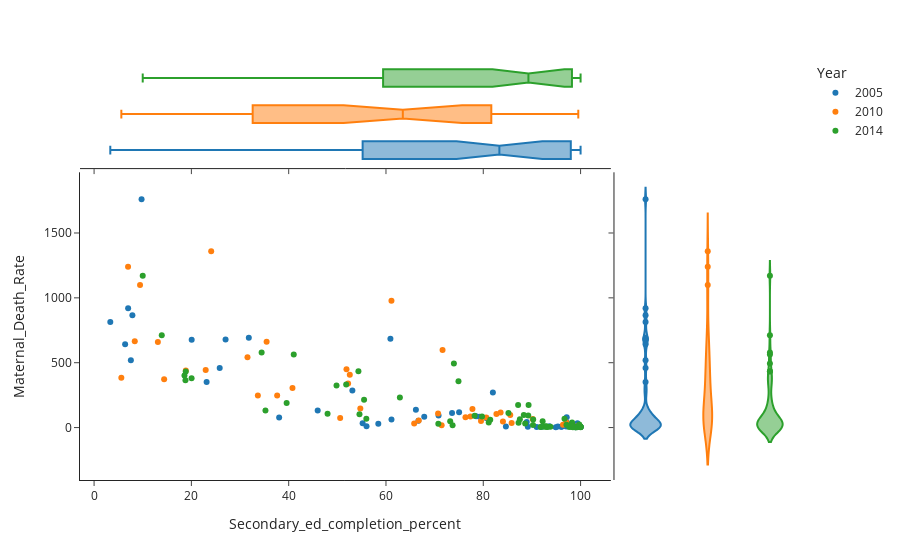

Notebook source saved alongside this figure:
### Code cell
df = key_years.loc[(key_years['Sex'] == 'F')]
fig = px.scatter(df,
                 x="Secondary_ed_completion_percent", 
                 y="Maternal_Death_Rate", 
                 color="Year", 
                 marginal_y="violin",
                 marginal_x="box", 
                 template="simple_white")
fig.show()

### Figure 1 — Plotly figure (JSON) as saved in the notebook; plotly's stock layout.template omitted (floating-point values rounded to 4 significant figures)
{"data": [{"hovertemplate": "Year=2005<br>Secondary_ed_completion_percent=%{x}<br>Maternal_Death_Rate=%{y}<extra></extra>", "legendgroup": "2005", "marker": {"color": "#1F77B4", "symbol": "circle"}, "mode": "markers", "name": "2005", "orientation": "v", "showlegend": true, "type": "scatter", "x": [98.04, 98.59, 99.23, 89.16, 81.97, 80.68, 3.33, 23.13, 31.8, 67.86, 20.06, 55.2, 99.46, 100, 79.24, 70.81, 66.66, 61.13, 98.81, 7.875, 100, 97.14, 96.08, 94.89, 6.997, 25.82, 38.04, 97.76, 99.82, 53.09, 96.04, 98.95, 97.15, 58.42, 27.03, 99.11, 95.33, 97.05, 97.99, 45.96, 93.57, 100, 78.53, 66.15, 75.03, 91.94, 84.65, 6.38, 7.554, 98.11, 9.76, 56, 90.98, 99.31, 88.93, 99.35, 73.58, 60.91], "xaxis": "x", "y": [22, 6, 11, 7, 271, 71, 814, 351, 692, 83, 677, 33, 12, 6, 83, 94, 52, 62, 18, 865, 5, 39, 6, 3, 920, 459, 77, 15, 5, 286, 7, 3, 80, 30, 679, 14, 9, 9, 11, 131, 10, 5, 88, 137, 118, 4, 9, 643, 519, 12, 1760, 10, 5, 5, 43, 33, 113, 685], "yaxis": "y"}, {"alignmentgroup": "True", "hovertemplate": "Year=2005<br>Secondary_ed_completion_percent=%{x}<extra></extra>", "legendgroup": "2005", "marker": {"color": "#1F77B4", "symbol": "circle"}, "name": "2005", "notched": true, "offsetgroup": "2005", "showlegend": false, "type": "box", "x": [98.04, 98.59, 99.23, 89.16, 81.97, 80.68, 3.33, 23.13, 31.8, 67.86, 20.06, 55.2, 99.46, 100, 79.24, 70.81, 66.66, 61.13, 98.81, 7.875, 100, 97.14, 96.08, 94.89, 6.997, 25.82, 38.04, 97.76, 99.82, 53.09, 96.04, 98.95, 97.15, 58.42, 27.03, 99.11, 95.33, 97.05, 97.99, 45.96, 93.57, 100, 78.53, 66.15, 75.03, 91.94, 84.65, 6.38, 7.554, 98.11, 9.76, 56, 90.98, 99.31, 88.93, 99.35, 73.58, 60.91], "xaxis": "x3", "yaxis": "y3"}, {"alignmentgroup": "True", "hovertemplate": "Year=2005<br>Maternal_Death_Rate=%{y}<extra></extra>", "legendgroup": "2005", "marker": {"color": "#1F77B4", "symbol": "circle"}, "name": "2005", "offsetgroup": "2005", "scalegroup": "y", "showlegend": false, "type": "violin", "xaxis": "x2", "y": [22, 6, 11, 7, 271, 71, 814, 351, 692, 83, 677, 33, 12, 6, 83, 94, 52, 62, 18, 865, 5, 39, 6, 3, 920, 459, 77, 15, 5, 286, 7, 3, 80, 30, 679, 14, 9, 9, 11, 131, 10, 5, 88, 137, 118, 4, 9, 643, 519, 12, 1760, 10, 5, 5, 43, 33, 113, 685], "yaxis": "y2"}, {"hovertemplate": "Year=2010<br>Secondary_ed_completion_percent=%{x}<br>Maternal_Death_Rate=%{y}<extra></extra>", "legendgroup": "2010", "marker": {"color": "#FF7F0E", "symbol": "circle"}, "mode": "markers", "name": "2010", "orientation": "v", "showlegend": true, "type": "scatter", "x": [79.54, 99.53, 37.63, 5.601, 8.36, 33.66, 99.31, 6.98, 85.83, 77.36, 65.8, 97.03, 31.53, 85.55, 80.6, 66.73, 51.88, 35.46, 52.21, 50.58, 22.94, 13.11, 84.04, 90.15, 61.13, 76.34, 70.71, 82.7, 77.77, 96.39, 14.4, 24.07, 9.444, 52.56, 54.72, 18.85, 71.44, 83.56, 40.78, 71.62], "xaxis": "x", "y": [51, 5, 247, 385, 665, 248, 11, 1240, 36, 85, 32, 41, 542, 96, 78, 54, 450, 661, 339, 74, 444, 660, 46, 66, 978, 79, 108, 104, 144, 21, 373, 1360, 1100, 408, 148, 440, 17, 117, 305, 598], "yaxis": "y"}, {"alignmentgroup": "True", "hovertemplate": "Year=2010<br>Secondary_ed_completion_percent=%{x}<extra></extra>", "legendgroup": "2010", "marker": {"color": "#FF7F0E", "symbol": "circle"}, "name": "2010", "notched": true, "offsetgroup": "2010", "showlegend": false, "type": "box", "x": [79.54, 99.53, 37.63, 5.601, 8.36, 33.66, 99.31, 6.98, 85.83, 77.36, 65.8, 97.03, 31.53, 85.55, 80.6, 66.73, 51.88, 35.46, 52.21, 50.58, 22.94, 13.11, 84.04, 90.15, 61.13, 76.34, 70.71, 82.7, 77.77, 96.39, 14.4, 24.07, 9.444, 52.56, 54.72, 18.85, 71.44, 83.56, 40.78, 71.62], "xaxis": "x3", "yaxis": "y3"}, {"alignmentgroup": "True", "hovertemplate": "Year=2010<br>Maternal_Death_Rate=%{y}<extra></extra>", "legendgroup": "2010", "marker": {"color": "#FF7F0E", "symbol": "circle"}, "name": "2010", "offsetgroup": "2010", "scalegroup": "y", "showlegend": false, "type": "violin", "xaxis": "x2", "y": [51, 5, 247, 385, 665, 248, 11, 1240, 36, 85, 32, 41, 542, 96, 78, 54, 450, 661, 339, 74, 444, 660, 46, 66, 978, 79, 108, 104, 144, 21, 373, 1360, 1100, 408, 148, 440, 17, 117, 305, 598], "yaxis": "y2"}, {"hovertemplate": "Year=2014<br>Secondary_ed_completion_percent=%{x}<br>Maternal_Death_Rate=%{y}<extra></extra>", "legendgroup": "2014", "marker": {"color": "#2CA02C", "symbol": "circle"}, "mode": "markers", "name": "2014", "orientation": "v", "showlegend": true, "type": "scatter", "x": [97.67, 55.5, 93.8, 18.84, 87.16, 90.26, 92.78, 39.58, 41.04, 9.995, 88.61, 79.74, 70.76, 99.49, 98.25, 98.57, 99.29, 89.25, 87.52, 81.12, 73.2, 98.39, 54.33, 100, 91.78, 49.83, 98.42, 47.99, 13.91, 89.31, 55.96, 98.41, 100, 98.2, 98.94, 74.9, 96.69, 99.73, 34.43, 98.02, 92.5, 20.04, 100, 87.25, 92.2, 62.85, 93.14, 54.55, 99, 81.43, 78.22, 88.33, 99.26, 92.96, 97.1, 35.23, 18.78, 98.1, 100, 93.14, 51.82, 99.36, 98.74, 18.57, 90.22, 73.69, 85.17, 73.96], "xaxis": "x", "y": [5, 214, 6, 432, 175, 62, 11, 189, 564, 1170, 31, 85, 29, 8, 39, 8, 4, 94, 65, 39, 49, 11, 434, 3, 5, 325, 3, 107, 711, 174, 68, 12, 5, 6, 2, 358, 69, 24, 579, 9, 6, 381, 6, 38, 49, 231, 6, 103, 3, 60, 91, 96, 2, 8, 21, 131, 364, 12, 7, 4, 333, 5, 5, 401, 19, 17, 113, 494], "yaxis": "y"}, {"alignmentgroup": "True", "hovertemplate": "Year=2014<br>Secondary_ed_completion_percent=%{x}<extra></extra>", "legendgroup": "2014", "marker": {"color": "#2CA02C", "symbol": "circle"}, "name": "2014", "notched": true, "offsetgroup": "2014", "showlegend": false, "type": "box", "x": [97.67, 55.5, 93.8, 18.84, 87.16, 90.26, 92.78, 39.58, 41.04, 9.995, 88.61, 79.74, 70.76, 99.49, 98.25, 98.57, 99.29, 89.25, 87.52, 81.12, 73.2, 98.39, 54.33, 100, 91.78, 49.83, 98.42, 47.99, 13.91, 89.31, 55.96, 98.41, 100, 98.2, 98.94, 74.9, 96.69, 99.73, 34.43, 98.02, 92.5, 20.04, 100, 87.25, 92.2, 62.85, 93.14, 54.55, 99, 81.43, 78.22, 88.33, 99.26, 92.96, 97.1, 35.23, 18.78, 98.1, 100, 93.14, 51.82, 99.36, 98.74, 18.57, 90.22, 73.69, 85.17, 73.96], "xaxis": "x3", "yaxis": "y3"}, {"alignmentgroup": "True", "hovertemplate": "Year=2014<br>Maternal_Death_Rate=%{y}<extra></extra>", "legendgroup": "2014", "marker": {"color": "#2CA02C", "symbol": "circle"}, "name": "2014", "offsetgroup": "2014", "scalegroup": "y", "showlegend": false, "type": "violin", "xaxis": "x2", "y": [5, 214, 6, 432, 175, 62, 11, 189, 564, 1170, 31, 85, 29, 8, 39, 8, 4, 94, 65, 39, 49, 11, 434, 3, 5, 325, 3, 107, 711, 174, 68, 12, 5, 6, 2, 358, 69, 24, 579, 9, 6, 381, 6, 38, 49, 231, 6, 103, 3, 60, 91, 96, 2, 8, 21, 131, 364, 12, 7, 4, 333, 5, 5, 401, 19, 17, 113, 494], "yaxis": "y2"}], "layout": {"legend": {"title": {"text": "Year"}, "tracegroupgap": 0}, "margin": {"t": 60}, "xaxis": {"anchor": "y", "domain": [0, 0.7363], "title": {"text": "Secondary_ed_completion_percent"}}, "xaxis2": {"anchor": "y2", "domain": [0.7413, 1], "matches": "x2", "showline": false, "showticklabels": false, "ticks": ""}, "xaxis3": {"anchor": "y3", "domain": [0, 0.7363], "matches": "x", "showticklabels": false}, "xaxis4": {"anchor": "y4", "domain": [0.7413, 1], "matches": "x2", "showline": false, "showticklabels": false, "ticks": ""}, "yaxis": {"anchor": "x", "domain": [0, 0.7326], "title": {"text": "Maternal_Death_Rate"}}, "yaxis2": {"anchor": "x2", "domain": [0, 0.7326], "matches": "y", "showticklabels": false}, "yaxis3": {"anchor": "x3", "domain": [0.7426, 1], "matches": "y3", "showline": false, "showticklabels": false, "ticks": ""}, "yaxis4": {"anchor": "x4", "domain": [0.7426, 1], "matches": "y3", "showline": false, "showticklabels": false, "ticks": ""}}}
